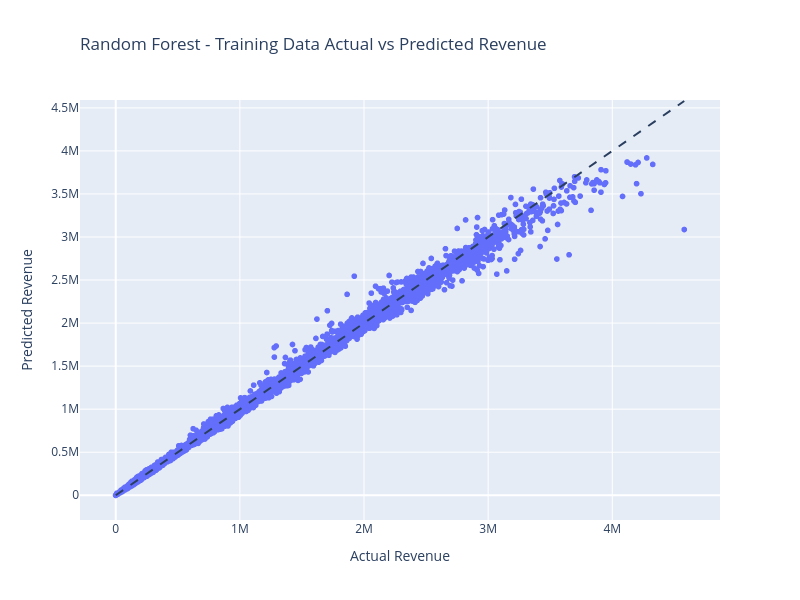

Source (notebook cell):
### Code cell
#Regression Model Training data:
reg_evaluation_train_df = pd.DataFrame({          
                            "Actual Revenue": y_train,
                            "Predicted Revenue": y_train_pred_rf
                                })

reg_rf_train_actual_pred_fig = px.scatter(reg_evaluation_train_df,
                x="Actual Revenue",
                y="Predicted Revenue",
                title="Random Forest - Training Data Actual vs Predicted Revenue"
                )

reg_rf_train_actual_pred_fig.update_layout(width = 800,height = 600, title_x = 0.1)

# Add perfect prediction line (y = x)
reg_rf_train_actual_pred_fig.add_shape(type="line",
                x0=reg_evaluation_train_df["Actual Revenue"].min(),
                y0=reg_evaluation_train_df["Actual Revenue"].min(),
                x1=reg_evaluation_train_df["Actual Revenue"].max(),
                y1=reg_evaluation_train_df["Actual Revenue"].max(),
                line=dict(dash="dash")
)
reg_rf_train_actual_pred_fig.show()

joblib.dump(reg_rf_train_actual_pred_fig, r"C:\Users\jagad\Documents\my_classes\Tasks\mini_project_3-marketing_campaign_performance_prediction\models\reg_rf_train_actual_pred_chart.pkl")
print("Regression Train chart saved successfully!")

### Figure 1 — Plotly figure (JSON) as saved in the notebook; plotly's stock layout.template omitted (floating-point values rounded to 4 significant figures; data arrays with more than 128 entries replaced by an {"elided": "..."} marker saying what was removed)
{"data": [{"hovertemplate": "Actual Revenue=%{x}<br>Predicted Revenue=%{y}<extra></extra>", "legendgroup": "", "marker": {"color": "#636efa", "symbol": "circle"}, "mode": "markers", "name": "", "showlegend": false, "type": "scattergl", "x": {"elided": "93448 float values"}, "xaxis": "x", "y": {"elided": "93448 float values"}, "yaxis": "y"}], "layout": {"height": 600, "legend": {"tracegroupgap": 0}, "shapes": [{"line": {"dash": "dash"}, "type": "line", "x0": 0, "x1": 4579910, "y0": 0, "y1": 4579910}], "title": {"text": "Random Forest - Training Data Actual vs Predicted Revenue", "x": 0.1}, "width": 800, "xaxis": {"anchor": "y", "domain": [0, 1], "title": {"text": "Actual Revenue"}}, "yaxis": {"anchor": "x", "domain": [0, 1], "title": {"text": "Predicted Revenue"}}}}
